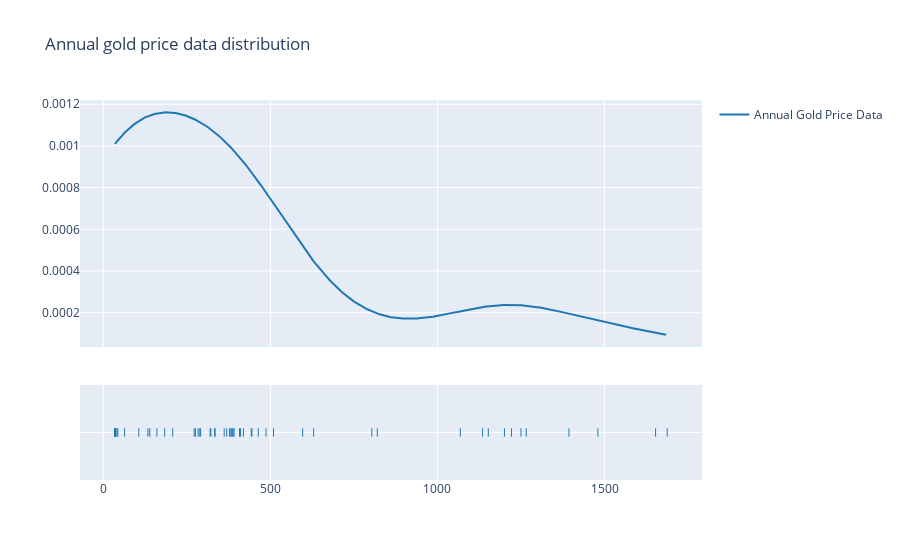

Here is the notebook cell this chart was saved with:
### Code cell
group_labels_anl = ['Annual Gold Price Data']
fig1 = ff.create_distplot([anl['Price']], group_labels = group_labels_anl, show_hist = False)
fig1.update_layout(title_text= "Annual gold price data distribution")
print( 'Kurtosis of normal distribution: {}'.format(stats.kurtosis(anl['Price'])))
print( 'Skewness of normal distribution: {}'.format(stats.skew(anl['Price'])))
fig1.show()

### Figure 1 — Plotly figure (JSON) as saved in the notebook; plotly's stock layout.template omitted (floating-point values rounded to 4 significant figures; data arrays with more than 128 entries replaced by an {"elided": "..."} marker saying what was removed)
{"data": [{"legendgroup": "Annual Gold Price Data", "marker": {"color": "rgb(31, 119, 180)"}, "mode": "lines", "name": "Annual Gold Price Data", "showlegend": true, "type": "scatter", "x": {"elided": "500 float values"}, "xaxis": "x", "y": {"elided": "500 float values"}, "yaxis": "y"}, {"legendgroup": "Annual Gold Price Data", "marker": {"color": "rgb(31, 119, 180)", "symbol": "line-ns-open"}, "mode": "markers", "name": "Annual Gold Price Data", "showlegend": false, "type": "scatter", "x": [34.72, 34.66, 34.79, 34.85, 35.04, 34.97, 34.9, 34.99, 35.09, 35.05, 35.54, 35.15, 35.08, 35.08, 35.12, 35.13, 35.18, 35.19, 41.11, 35.19, 37.43, 43.45, 63.78, 106.2, 183.7, 139.3, 133.7, 160.5, 207.9, 463.7, 596.7, 410.1, 444.8, 388.1, 319.6, 322.0, 391.6, 487.1, 419.2, 409.7, 378.2, 361.9, 334.7, 383.2, 379.5, 387.4, 369.3, 288.8, 291.4, 283.7, 271.9, 276.0, 333.3, 407.7, 443.0, 509.4, 629.5, 803.6, 819.9, 1135.0, 1394.0, 1653.0, 1687.0, 1222.0, 1200.0, 1068.0, 1152.0, 1266.0, 1250.0, 1480.0], "xaxis": "x", "y": ["Annual Gold Price Data", "Annual Gold Price Data", "Annual Gold Price Data", "Annual Gold Price Data", "Annual Gold Price Data", "Annual Gold Price Data", "Annual Gold Price Data", "Annual Gold Price Data", "Annual Gold Price Data", "Annual Gold Price Data", "Annual Gold Price Data", "Annual Gold Price Data", "Annual Gold Price Data", "Annual Gold Price Data", "Annual Gold Price Data", "Annual Gold Price Data", "Annual Gold Price Data", "Annual Gold Price Data", "Annual Gold Price Data", "Annual Gold Price Data", "Annual Gold Price Data", "Annual Gold Price Data", "Annual Gold Price Data", "Annual Gold Price Data", "Annual Gold Price Data", "Annual Gold Price Data", "Annual Gold Price Data", "Annual Gold Price Data", "Annual Gold Price Data", "Annual Gold Price Data", "Annual Gold Price Data", "Annual Gold Price Data", "Annual Gold Price Data", "Annual Gold Price Data", "Annual Gold Price Data", "Annual Gold Price Data", "Annual Gold Price Data", "Annual Gold Price Data", "Annual Gold Price Data", "Annual Gold Price Data", "Annual Gold Price Data", "Annual Gold Price Data", "Annual Gold Price Data", "Annual Gold Price Data", "Annual Gold Price Data", "Annual Gold Price Data", "Annual Gold Price Data", "Annual Gold Price Data", "Annual Gold Price Data", "Annual Gold Price Data", "Annual Gold Price Data", "Annual Gold Price Data", "Annual Gold Price Data", "Annual Gold Price Data", "Annual Gold Price Data", "Annual Gold Price Data", "Annual Gold Price Data", "Annual Gold Price Data", "Annual Gold Price Data", "Annual Gold Price Data", "Annual Gold Price Data", "Annual Gold Price Data", "Annual Gold Price Data", "Annual Gold Price Data", "Annual Gold Price Data", "Annual Gold Price Data", "Annual Gold Price Data", "Annual Gold Price Data", "Annual Gold Price Data", "Annual Gold Price Data"], "yaxis": "y2"}], "layout": {"barmode": "overlay", "hovermode": "closest", "legend": {"traceorder": "reversed"}, "title": {"text": "Annual gold price data distribution"}, "xaxis": {"anchor": "y2", "domain": [0, 1], "zeroline": false}, "yaxis": {"anchor": "free", "domain": [0.35, 1], "position": 0}, "yaxis2": {"anchor": "x", "domain": [0, 0.25], "dtick": 1, "showticklabels": false}}}
